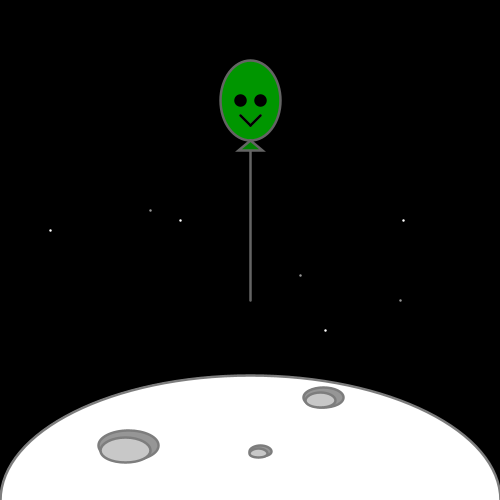
Frame 1 (no input)
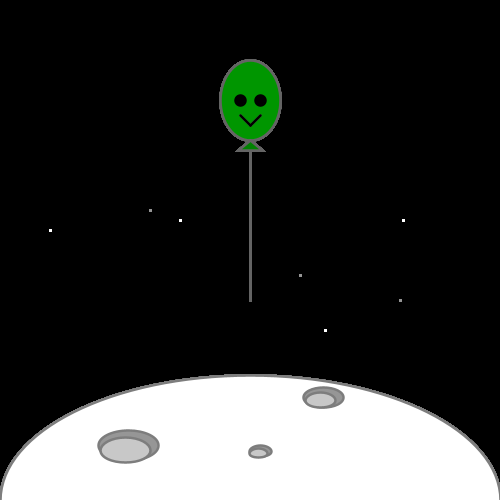
Frame 60 (the mouse pressed at the canvas centre just before this capture)
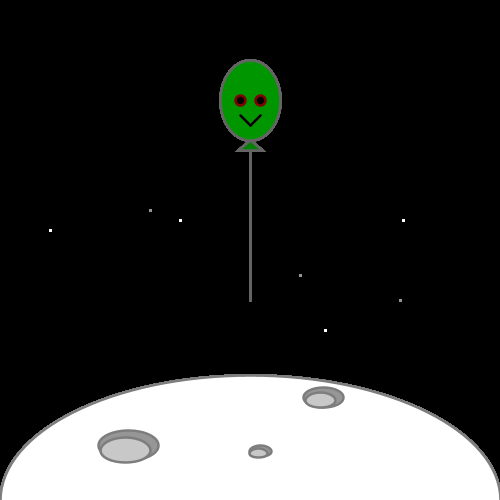
Frame 120 (the mouse held since frame 60 and released just before this capture)

The Processing sketch that drew these frames (run headless with seeded random() and noise(); from frame 60 on, the mouse is pressed at the canvas centre):

// Processing sketch: processing_133242
// ── processing_133242.pde

//First character for Interactive Digital Media

void setup() {
  size(500,500);
  background(0);
  strokeWeight(2.5);
}
  
void draw() {
 fill(0,150,0);
 stroke(100);
 smooth();
 ellipse(250,100,60,80);//head
 line(240,115,250,125);//left mouth
 line(250,125,260,115);//right mouth
 line(250,140,250,300);//string
 fill(0,130,0);
 triangle(250,140,238,150,262,150);//tie
 fill(255);
 stroke(0);
 line(240,115,250,125);//left mouth
 line(250,125,260,115);//right mouth
 
 float x1 = map(mouseX,0,490,0,255);
 float y1 = map(mouseY,0,490,0,255);
 stroke((x1+y1)/2,0,0);
 fill(0);
 ellipse(240,100,10,10);//left eye
 ellipse(260,100,10,10);//right eye
 noStroke();
 noFill();
 
 stroke(125);
 fill(255);
 ellipse(250,500,500,250);//moon
 stroke(125);
 fill(150);
 ellipse(128,445,60,30);//L dark shadow
 fill(200);
 ellipse(125,450,50,25);//L light shadow
 
 fill(150);
 ellipse(323,397,40,20);//R dark shadow
 ellipse(260,451,22,11);//mouth dark
 fill(200);
 ellipse(320,400,30,15);//R light shadow
 ellipse(258,453,18,9);//mouth light
 
 stroke(255);
 point(50,230);//1st star
 point(180,220);//3
 point(325,330);//5
 point(403,220);//7
 stroke(150);
 point(150,210);//2
 point(300,275);//4
 point(400,300);//6

 fill(240,116,22);
 stroke(240,120,22);
}
 
 void mousePressed() {
  if(mouseButton == LEFT) {
    stroke(255);
    point(mouseX,mouseY);
  } else if (mouseButton == RIGHT) {
    stroke(150);
    point(mouseX,mouseY);
  }
}

int d = 50;
int n = 1;

void keyPressed() {
  if(d > 199) {
    n = 0;
  } else if (d < 51) {
    n = 1;
  }
  
  if(n == 1) {
    d += 5;
  } else if(n == 0) {
    d -= 5;
  }
   ellipse(0,0,d,d);//sun
}
